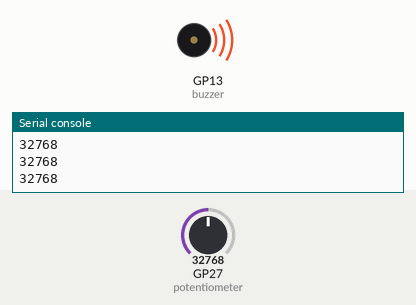
This program was run on a simulated Raspberry Pi Pico running MicroPython. On the bench: buzzer (waves = sounding), the last lines printed to the serial console. The test bench sets the inputs (shaded band); at power-on: GP27 (potentiometer) = 32768 (analog values on the 0–65535 scale).

Above: at 1.2 s.
1.3 s: GP27 (potentiometer) set to 0
At 2.5 s:
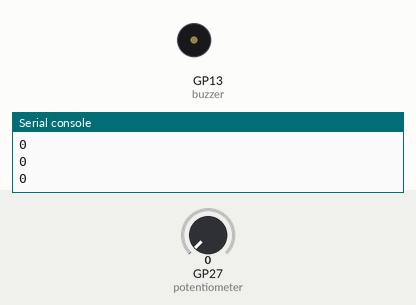
2.8 s: GP27 (potentiometer) set to 7864
At 3.7 s:
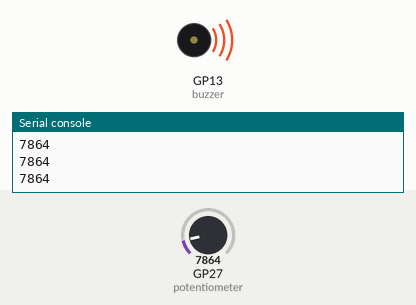
4.3 s: GP27 (potentiometer) set to 65535
At 4.8 s:
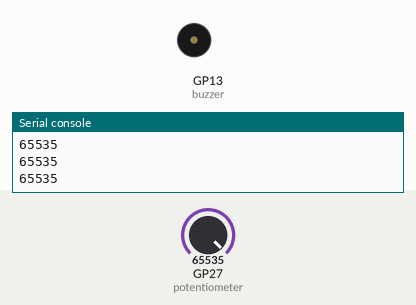
Timing chart, 0 to 7.3 s (numbered marks = the images above; inputs shaded):
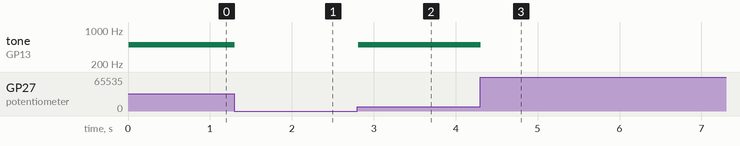

The program:

Buzzer03.py
```python
# Write your code here :-)
# Imports
from machine import Pin, PWM, ADC
import time

# Set up the Buzzer and Potentiometer
potentiometer = ADC(Pin(27))
buzzer = PWM(Pin(13)) # Set the buzzer to PWM mode

reading = 0 # Create a variable called 'reading' and set it to 0

while True: # Run forever

    time.sleep(0.01) # Delay

    reading = potentiometer.read_u16() # Read the potentiometer value and store it in our 'reading' variable

    buzzer.freq(500) # Frequency to 500
    buzzer.duty_u16(reading) # Use the reading variable as the duty

    print(reading) # Print our reading variable
```

Measured:
- after the input at 1.3 s, tone on GP13 (buzzer): 500 Hz → silent at once
- after the input at 2.8 s, tone on GP13 (buzzer): silent → 500 Hz at once
- after the input at 4.3 s, tone on GP13 (buzzer): 500 Hz → silent at once
